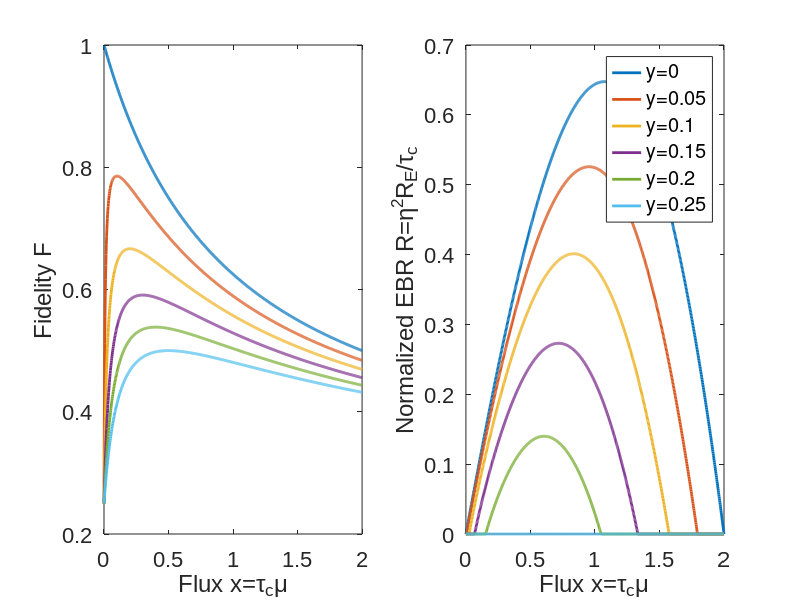
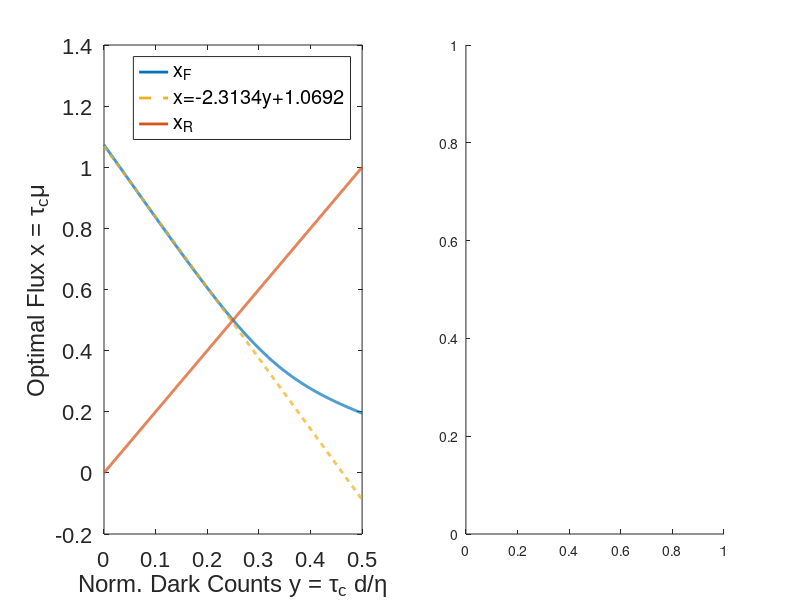

These figures' MATLAB source, in order: (Note: this script raises an error after producing the figures.)
%% optimMu
% This script solves for the flux parameter that gives the highest
% entangled bit rate in the simple QLAN noise model.

% JML
% 2021.10.19
% +++++++++++++++++++++++++++++++++++++++++++++++++++++++++++++++++++++++ %
close all;      clear all;
% 
% f = @(x,y) (1+x)./(4+x).*(4+2*x+4*y)./(1+2*x+4*y) - log(2*exp(1)) ...
%     - log(2)*log2((1+x)./(4+x));
f = @(x,y) (2*x+4*y+1).*log2(1/2*(x.^2+(4*y+4).*x+4*y.^2)./(x.^2+(4*y+1).*x+4*y.^2)) ...
    + 1/log(2)*( (2*x+4*y+4).*(x.^2+(4*y+1).*x+4*y.^2)./(x.^2+(4*y+4).*x+4*y.^2) ...
    - (2*x+4*y+1) );

g = @(x,y) x.^2 + (4*y+1).*x + 4*y.^2;
h = @(x,y) x.^2 + (4*y+4).*x + 4*y.^2;
gg = @(x,y) 2*x + 4*y + 1;
hh = @(x,y) 2*x + 4*y + 4;

dR = @(x,y) gg(x,y).*log2(h(x,y)./(2*g(x,y))) ...
    + 1/log(2) * 1./h(x,y).*(hh(x,y).*g(x,y) - gg(x,y).*h(x,y));
R = @(x,y) g(x,y).*log2(h(x,y)./(2*g(x,y)));
F = @(x,y) h(x,y)./(4*g(x,y));


N = 1000;
x = linspace(0,2,N).';
% dR = f(x,0);

yE = linspace(0,0.5,N).';     % y values to solve for optimum x.
xE = zeros(N,1);
Rm = zeros(N,1);

for j = 1:N
    ff = @(x) f(x,yE(j));
    ff([1e-9 10])
    xE(j) = fzero(ff,[1e-9 10]);
    Rm(j) = R(xE(j),yE(j));
end
%% FIT POLYNOMIAL
ind = yE < 1/4;         % Only perform fitting for y<1/4.
yFit = yE(ind);
xFit = xE(ind);
Rfit = Rm(ind);

pX = polyfit(yFit,xFit,1);
pR = polyfit(yFit,Rfit,1);

xCurve = pX(1)*yE + pX(2);
rCurve = pR(1)*yE + pR(2);

%% PLOTS
% Example curves
y = (0:0.05:0.25).';

figure

subplot(1,2,1)
hold on;    box on;
for j = 1:length(y)
    plot(x,F(x,y(j)),'LineWidth',2)
end
set(gca,'FontName','Arial','FontSize',16)
xlabel('Flux x=\tau_c\mu')
ylabel('Fidelity F')



subplot(1,2,2)
hold on;    box on;
for j = 1:length(y)
    plot(x,max(R(x,y(j)),0),'LineWidth',2)
    legendLabel{j} = ['y=' num2str(y(j))];
end
set(gca,'FontName','Arial','FontSize',16)
xlabel('Flux x=\tau_c\mu')
ylabel('Normalized EBR R=\eta^2R_E/\tau_c')
legend(legendLabel)





figure
subplot(1,2,1)
plot(yE,xE,'LineWidth',2)
hold on;
plot(yE,xCurve,'LineWidth',2,'LineStyle','--','Color',[0.9290 0.6940 0.1250])
set(gca,'FontName','Arial','FontSize',16);
ylabel('Optimal Flux x = \tau_c\mu')
xlabel('Norm. Dark Counts y = \tau_c d/\eta')
hold on
plot(yE,2*yE,'LineWidth',2,'Color',[0.8500 0.3250 0.0980])
legend('x_F',['x=' num2str(pX(1)) 'y+' num2str(pX(2))],'x_R')


subplot(1,2,2)
yyaxis left
plot(yE,max(Rm,0),'LineWidth',2);
hold on;
plot(yE,rCurve,'LineWidth',2,'LineStyle','--','Color',[0.9290 0.6940 0.1250])
ylabel('Optimal EBR R = \eta^2 R_E/\tau_c')
ylim([0 0.7])
yyaxis right
plot(yE,(2*yE+1)./(8*yE+1),'LineWidth',2);
ylim([0 1])
ylabel('Optimal Fidelity F')
set(gca,'FontName','Arial','FontSize',16);
% ylabel('Optimal EBR \eta^2 R_E/\tau_c')
xlabel('Norm. Dark Counts y = \tau_c d/\eta')
legend('R_{max}',['R=' num2str(pR(1)) 'y+' num2str(pR(2))],'F_{max}')
